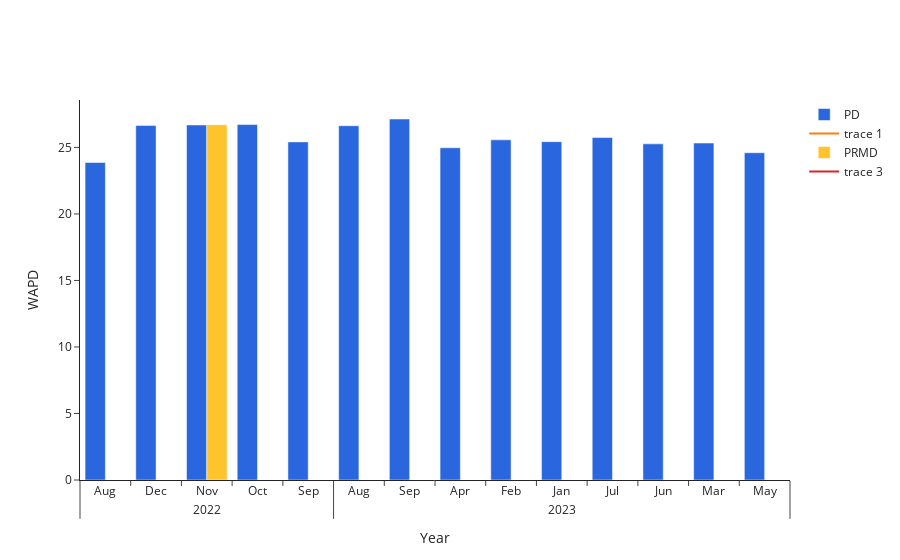

Notebook source saved alongside this figure:
### Code cell
import plotly.graph_objects as go
from plotly.subplots import make_subplots
import plotly.graph_objects as go
# fig = go.Figure()
fig = make_subplots(1,1)

fig.update_layout(
    template="simple_white",
    xaxis=dict(title_text="Year"),
    yaxis=dict(title_text="WAPD"),
    barmode="group",
)

colors = ["#2A66DE", "#FFC32B"]
# fig.add_trace(go.Scatter(x=dff['month'], y=dff['CCA'], line=dict(color='red'), name='DSO term'),
#               row = 1, col = 1)

for r, c in zip(dff.CCA.unique(), colors):
    plot_df = dff[dff.CCA == r]
    fig.add_trace(go.Bar(x=[plot_df.year, plot_df.month], y=plot_df.WAPD, name=r, marker_color=c),
              row = 1, col = 1)
# fig.add_hline(y=30.00,name = "DSO Term")

    
    fig.add_traces(go.Scatter(x= plot_df.month, y=plot_df.CCA, mode = 'lines'))


# fig.plot(fi.CC_DAYS_TO_ADD, c = "y", label = "DSO Term",zorder=10)
fig.show()

### Figure 1 — Plotly figure (JSON) as saved in the notebook; plotly's stock layout.template omitted (floating-point values rounded to 4 significant figures)
{"data": [{"marker": {"color": "#2A66DE"}, "name": "PD", "type": "bar", "x": [[2022, 2022, 2022, 2022, 2022, 2023, 2023, 2023, 2023, 2023, 2023, 2023, 2023, 2023], ["Aug", "Dec", "Nov", "Oct", "Sep", "Apr", "Aug", "Feb", "Jan", "Jul", "Jun", "Mar", "May", "Sep"]], "xaxis": "x", "y": [23.87, 26.66, 26.69, 26.72, 25.42, 24.97, 26.63, 25.57, 25.43, 25.74, 25.27, 25.33, 24.6, 27.14], "yaxis": "y"}, {"mode": "lines", "type": "scatter", "x": ["Aug", "Dec", "Nov", "Oct", "Sep", "Apr", "Aug", "Feb", "Jan", "Jul", "Jun", "Mar", "May", "Sep"], "y": ["PD", "PD", "PD", "PD", "PD", "PD", "PD", "PD", "PD", "PD", "PD", "PD", "PD", "PD"]}, {"marker": {"color": "#FFC32B"}, "name": "PRMD", "type": "bar", "x": [[2022], ["Nov"]], "xaxis": "x", "y": [26.71], "yaxis": "y"}, {"mode": "lines", "type": "scatter", "x": ["Nov"], "y": ["PRMD"]}], "layout": {"autosize": true, "barmode": "group", "xaxis": {"anchor": "y", "autorange": true, "domain": [0, 1], "range": [-0.5, 13.5], "title": {"text": "Year"}, "type": "multicategory"}, "yaxis": {"anchor": "x", "autorange": true, "domain": [0, 1], "range": [0, 28.57], "title": {"text": "WAPD"}, "type": "linear"}}}
